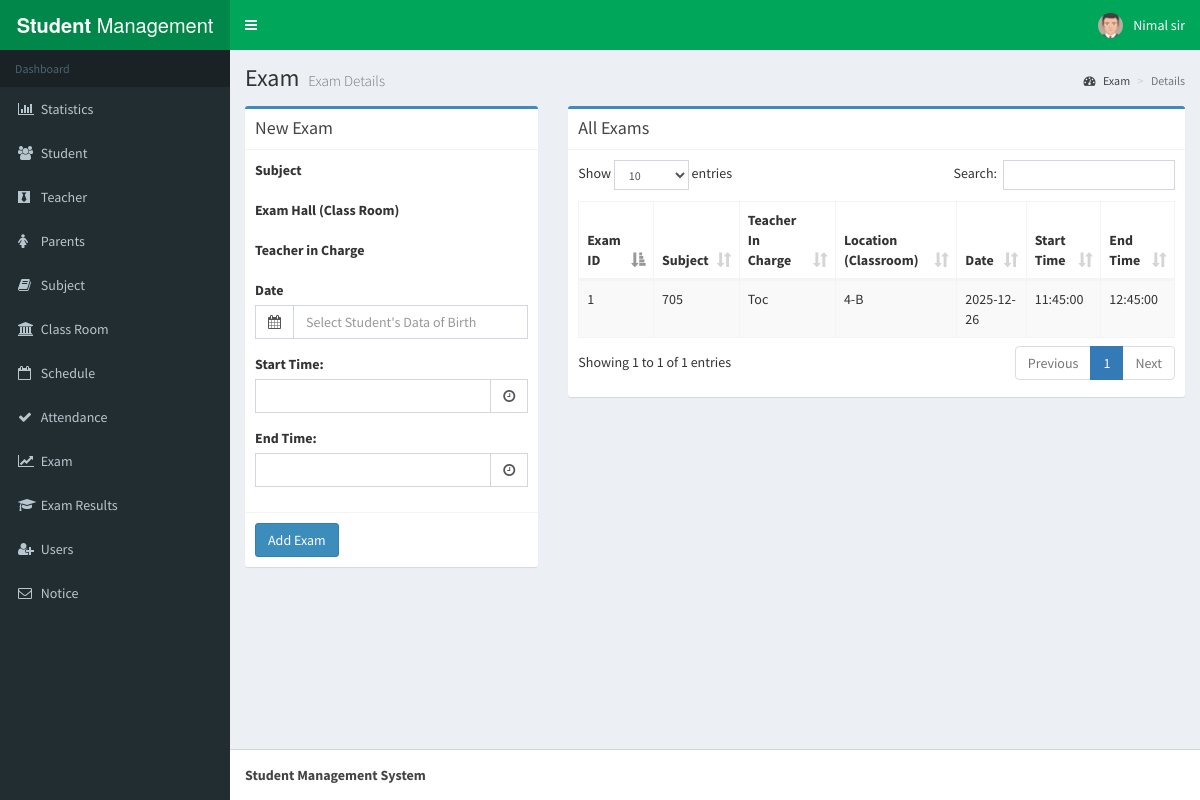
The page /exam.php (signed in) on the database its author committed.
### tables this page shows
CREATE TABLE `exam` (
  `id` int(11) NOT NULL,
  `subject` varchar(50) NOT NULL,
  `teacher` varchar(50) NOT NULL,
  `classroom` varchar(50) NOT NULL,
  `date` date NOT NULL,
  `stime` time NOT NULL,
  `etime` time NOT NULL
);

### exam.php (the view, shortened to what this page needs)
<?php session_start();
include_once 'database.php';
?>
<!DOCTYPE html>
<html>
<head>
  <link rel="stylesheet" href="bower_components/bootstrap/dist/css/bootstrap.min.css">
  <link rel="stylesheet" href="bower_components/font-awesome/css/font-awesome.min.css">
  <link rel="stylesheet" href="bower_components/Ionicons/css/ionicons.min.css">
    <link rel="stylesheet" href="bower_components/datatables.net-bs/css/dataTables.bootstrap.min.css">
  <link rel="stylesheet" href="bower_components/bootstrap-daterangepicker/daterangepicker.css">
    <link rel="stylesheet" href="plugins/timepicker/bootstrap-timepicker.min.css">
  <link rel="stylesheet" href="bower_components/bootstrap-datepicker/dist/css/bootstrap-datepicker.min.css">
  <link rel="stylesheet" href="bower_components/select2/dist/css/select2.min.css">
  <link rel="stylesheet" href="dist/css/AdminLTE.min.css">
  <link rel="stylesheet" href="dist/css/skins/_all-skins.min.css">
</head>
<body class="hold-transition skin-green sidebar-mini">
<div class="wrapper">
 <?php include_once 'header.php'; ?>
  <?php include_once 'sidebar.php'; ?>
  <div class="content-wrapper">
    <section class="content-header">
      <h1>
        Exam
        <small>Exam Details</small>
      </h1>
      <ol class="breadcrumb">
        <li><a href="#"><i class="fa fa-dashboard"></i> Exam</a></li>
        <li class="active">Details</li>
      </ol>
    </section>
    <section class="content">
 <div class="row">
 <div class="col-xs-4">
          <div class="box box-primary">
            <div class="box-header with-border">
              <h3 class="box-title">New Exam</h3>
            </div>
            <form role="form" method="POST" >
              <div class="box-body">
                <div class="form-group">
                <label>Subject</label>
                </div>
                <div class="form-group">
                <label>Exam Hall (Class Room)</label>
                </div>
                <div class="form-group">
                <label>Teacher in Charge </label>
                </div>
                <div class="form-group">
                <label>Date</label>
                <div class="input-group date">
                  <div class="input-group-addon">
                    <i class="fa fa-calendar"></i>
                  </div>
                  <input type="text" name='date' class="form-control pull-right" id="datepicker" placeholder="Select Student's Data of Birth">
                </div>
                </div>
           <div class="bootstrap-timepicker">
                <div class="form-group">
                  <label>Start Time:</label>
                  <div class="input-group">
                    <input name="stime" type="text" class="form-control timepicker">
                    <div class="input-group-addon">
                      <i class="fa fa-clock-o"></i>
                    </div>
                  </div>
                </div>
              </div>
              <div class="bootstrap-timepicker">
                <div class="form-group">
                  <label>End Time:</label>
                  <div class="input-group">
                    <input name="etime" type="text" class="form-control timepicker">
                    <div class="input-group-addon">
                      <i class="fa fa-clock-o"></i>
                    </div>
                  </div>
                </div>
              </div>
              </div>
              <div class="box-footer">
                <button type="submit" name="submit" value="submit" class="btn btn-primary">Add Exam</button>
              </div>
            </form>
          </div></div>
          <div class="col-xs-8">
          <div class="box box-primary">
            <div class="box-header with-border">
              <h3 class="box-title">All Exams</h3>
            </div>
            <div class="box-body">
              <table id="example1" class="table table-bordered table-striped">
                <thead>
                <tr>
                  <th>Exam ID</th>
                  <th>Subject</th>
                  <th>Teacher In Charge</th>
                  <th>Location (Classroom)</th>
                  <th>Date</th>
                  <th>Start Time</th>
                  <th>End Time</th>
                </tr>
                </thead>
                <tbody>
                  <?php
                  $sql = "SELECT * FROM Exam";
                  $result = $conn->query($sql);
                  if ($result->num_rows > 0) {
                     while($row = $result->fetch_assoc()) {
                      echo "<tr><td> " . $row["id"]. " </td><td> " . $row["subject"]." </td><td> " . $row["teacher"]." </td><td> " . $row["classroom"]. "</td><td>" . $row["date"]. "</td><td>" . $row["stime"]. "</td><td>" . $row["etime"]. "</td></tr>";
                       }
                                  }
                  ?>
                </tbody>
              </table>
            </div>
          </div>
          </div>
        </div>
    </section>
  </div>
  <?php include_once 'footer.php'; ?>
</div>
</body>
</html>

### rows shown on the page
exam: id "1", subject "705", teacher "Toc", classroom "4-B", date "2025-12-26", stime "11:45:00", etime "12:45:00"

### other values the page prints
$_SESSION['user'] "Nimal sir"
